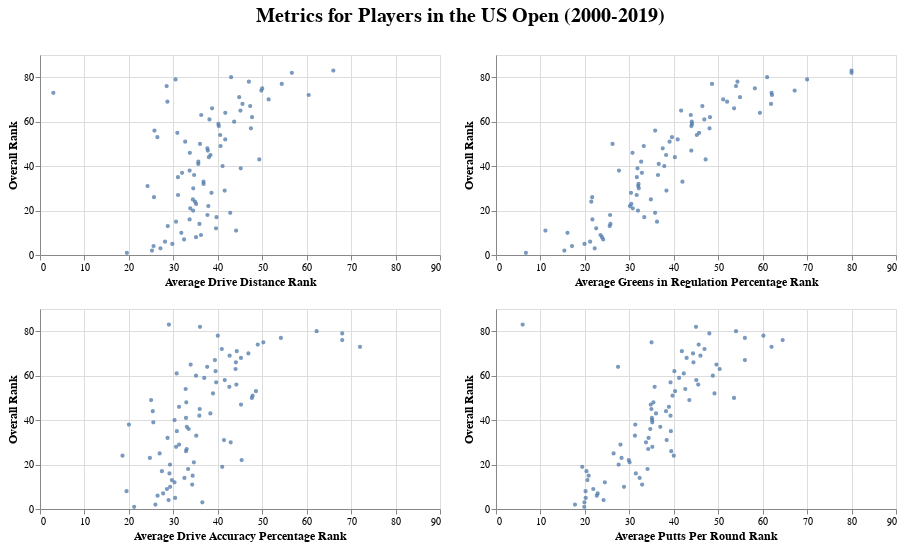

Notebook code cell kept with this figure:
### Markdown cell above
The data is quite noisy so I will visualize the average rank of metrics for each overall rank.

### Code cell
plot_1 = alt.Chart(df.groupby('rank_score').mean().reset_index()).mark_point(size = 5, opacity = 0.75).encode(
    alt.X('rank_drive_dist', axis = alt.Axis(title = 'Average Drive Distance Rank', labelAngle = 0), scale = alt.Scale(domain =(0, 90))),
    alt.Y('rank_score', axis = alt.Axis(title = 'Overall Rank'), scale = alt.Scale(domain =(0, 90))), 
).properties(width = 400, height = 200)
plot_2 = alt.Chart(df.groupby('rank_score').mean().reset_index()).mark_point(size = 5, opacity = 0.75).encode(
    alt.X('rank_drive_acc_pct', axis = alt.Axis(title = 'Average Drive Accuracy Percentage Rank', labelAngle = 0), scale = alt.Scale(domain =(0, 90))),
    alt.Y('rank_score', axis = alt.Axis(title = 'Overall Rank'), scale = alt.Scale(domain =(0, 90))), 
).properties(width = 400, height = 200)
plot_3 = alt.Chart(df.groupby('rank_score').mean().reset_index()).mark_point(size = 5, opacity = 0.75).encode(
    alt.X('rank_greens_pct', axis = alt.Axis(title = 'Average Greens in Regulation Percentage Rank', labelAngle = 0), scale = alt.Scale(domain =(0, 90))),
    alt.Y('rank_score', axis = alt.Axis(title = 'Overall Rank'), scale = alt.Scale(domain =(0, 90))), 
).properties(width = 400, height = 200)
plot_4 = alt.Chart(df.groupby('rank_score').mean().reset_index()).mark_point(size = 5, opacity = 0.75).encode(
    alt.X('rank_putts', axis = alt.Axis(title = 'Average Putts Per Round Rank'), scale = alt.Scale(domain =(0, 90))),
    alt.Y('rank_score', axis = alt.Axis(title = 'Overall Rank'), scale = alt.Scale(domain =(0, 90))), 
).properties(width = 400, height = 200)

(plot_1 & plot_2 | plot_3 & plot_4).properties(
    title = "Metrics for Players in the US Open (2000-2019)"
).configure_axis(
    labelFontSize = 10, titleFontSize = 12
).configure_title(
    fontSize = 20,
    dx = 250, dy = -25)

### Figure 1 — Vega-Lite specification as saved in the notebook (floating-point values rounded to 4 significant figures)
{"config": {"view": {"continuousWidth": 400, "continuousHeight": 300}, "axis": {"labelFontSize": 10, "titleFontSize": 12}, "title": {"dx": 250, "dy": -25, "fontSize": 20}}, "hconcat": [{"vconcat": [{"data": {"name": "data-99d3cb32ff00b6906678dccf6607e7a7"}, "mark": {"type": "point", "opacity": 0.75, "size": 5}, "encoding": {"x": {"type": "quantitative", "axis": {"labelAngle": 0, "title": "Average Drive Distance Rank"}, "field": "rank_drive_dist", "scale": {"domain": [0, 90]}}, "y": {"type": "quantitative", "axis": {"title": "Overall Rank"}, "field": "rank_score", "scale": {"domain": [0, 90]}}}, "height": 200, "width": 400}, {"data": {"name": "data-99d3cb32ff00b6906678dccf6607e7a7"}, "mark": {"type": "point", "opacity": 0.75, "size": 5}, "encoding": {"x": {"type": "quantitative", "axis": {"labelAngle": 0, "title": "Average Drive Accuracy Percentage Rank"}, "field": "rank_drive_acc_pct", "scale": {"domain": [0, 90]}}, "y": {"type": "quantitative", "axis": {"title": "Overall Rank"}, "field": "rank_score", "scale": {"domain": [0, 90]}}}, "height": 200, "width": 400}]}, {"vconcat": [{"data": {"name": "data-99d3cb32ff00b6906678dccf6607e7a7"}, "mark": {"type": "point", "opacity": 0.75, "size": 5}, "encoding": {"x": {"type": "quantitative", "axis": {"labelAngle": 0, "title": "Average Greens in Regulation Percentage Rank"}, "field": "rank_greens_pct", "scale": {"domain": [0, 90]}}, "y": {"type": "quantitative", "axis": {"title": "Overall Rank"}, "field": "rank_score", "scale": {"domain": [0, 90]}}}, "height": 200, "width": 400}, {"data": {"name": "data-99d3cb32ff00b6906678dccf6607e7a7"}, "mark": {"type": "point", "opacity": 0.75, "size": 5}, "encoding": {"x": {"type": "quantitative", "axis": {"title": "Average Putts Per Round Rank"}, "field": "rank_putts", "scale": {"domain": [0, 90]}}, "y": {"type": "quantitative", "axis": {"title": "Overall Rank"}, "field": "rank_score", "scale": {"domain": [0, 90]}}}, "height": 200, "width": 400}]}], "title": "Metrics for Players in the US Open (2000-2019)", "$schema": "https://vega.github.io/schema/vega-lite/v4.0.2.json", "datasets": {"data-99d3cb32ff00b6906678dccf6607e7a7": [{"rank_score": 1, "year": 2009.0, "score": 65.9, "rank_drive_acc_pct": 21.18, "drive_acc_pct": 66.56, "rank_drive_dist": 19.55, "drive_dist": 301.1, "rank_greens_pct": 6.727, "greens_pct": 68.69, "rank_putts": 19.86, "putts": 29.23}, {"rank_score": 2, "year": 2010.0, "score": 66.65, "rank_drive_acc_pct": 25.97, "drive_acc_pct": 64.57, "rank_drive_dist": 25.19, "drive_dist": 295.4, "rank_greens_pct": 15.39, "greens_pct": 64.88, "rank_putts": 17.77, "putts": 29.28}, {"rank_score": 3, "year": 2010.0, "score": 67.3, "rank_drive_acc_pct": 36.53, "drive_acc_pct": 60.34, "rank_drive_dist": 27.11, "drive_dist": 299.2, "rank_greens_pct": 22.21, "greens_pct": 62.06, "rank_putts": 19.89, "putts": 28.57}, {"rank_score": 4, "year": 2011.0, "score": 67.07, "rank_drive_acc_pct": 28.93, "drive_acc_pct": 64.41, "rank_drive_dist": 25.55, "drive_dist": 297.0, "rank_greens_pct": 17.1, "greens_pct": 63.7, "rank_putts": 24.21, "putts": 29.67}, {"rank_score": 5, "year": 2007.0, "score": 67.33, "rank_drive_acc_pct": 30.41, "drive_acc_pct": 63.31, "rank_drive_dist": 29.77, "drive_dist": 290.2, "rank_greens_pct": 19.91, "greens_pct": 63.38, "rank_putts": 20.18, "putts": 29.22}, {"rank_score": 6, "year": 2009.0, "score": 67.43, "rank_drive_acc_pct": 26.45, "drive_acc_pct": 62.99, "rank_drive_dist": 28.14, "drive_dist": 295.1, "rank_greens_pct": 21.18, "greens_pct": 60.23, "rank_putts": 22.68, "putts": 29.68}, {"rank_score": 7, "year": 2007.0, "score": 67.45, "rank_drive_acc_pct": 27.71, "drive_acc_pct": 63.23, "rank_drive_dist": 32.41, "drive_dist": 295.7, "rank_greens_pct": 24.12, "greens_pct": 61.27, "rank_putts": 22.88, "putts": 29.1}, {"rank_score": 8, "year": 2009.0, "score": 67.71, "rank_drive_acc_pct": 19.47, "drive_acc_pct": 69.17, "rank_drive_dist": 35.11, "drive_dist": 285.2, "rank_greens_pct": 23.84, "greens_pct": 60.45, "rank_putts": 20.16, "putts": 29.13}, {"rank_score": 9, "year": 2011.0, "score": 67.94, "rank_drive_acc_pct": 28.56, "drive_acc_pct": 65.34, "rank_drive_dist": 36.22, "drive_dist": 296.3, "rank_greens_pct": 23.52, "greens_pct": 63.43, "rank_putts": 21.89, "putts": 29.27}, {"rank_score": 10, "year": 2010.0, "score": 67.57, "rank_drive_acc_pct": 29.28, "drive_acc_pct": 59.43, "rank_drive_dist": 31.8, "drive_dist": 288.5, "rank_greens_pct": 16.08, "greens_pct": 63.5, "rank_putts": 28.8, "putts": 30.03}, {"rank_score": 11, "year": 2007.0, "score": 68.07, "rank_drive_acc_pct": 34.25, "drive_acc_pct": 59.15, "rank_drive_dist": 44.12, "drive_dist": 286.7, "rank_greens_pct": 11.12, "greens_pct": 63.71, "rank_putts": 32.88, "putts": 29.81}, {"rank_score": 12, "year": 2009.0, "score": 67.98, "rank_drive_acc_pct": 30.27, "drive_acc_pct": 67.48, "rank_drive_dist": 39.61, "drive_dist": 287.0, "rank_greens_pct": 22.55, "greens_pct": 60.69, "rank_putts": 24.48, "putts": 29.34}, {"rank_score": 13, "year": 2010.0, "score": 67.98, "rank_drive_acc_pct": 29.67, "drive_acc_pct": 61.31, "rank_drive_dist": 28.75, "drive_dist": 298.4, "rank_greens_pct": 25.58, "greens_pct": 60.65, "rank_putts": 20.58, "putts": 29.56}, {"rank_score": 14, "year": 2011.0, "score": 68.5, "rank_drive_acc_pct": 32.5, "drive_acc_pct": 65.51, "rank_drive_dist": 35.88, "drive_dist": 298.6, "rank_greens_pct": 25.75, "greens_pct": 66.15, "rank_putts": 32.31, "putts": 30.31}, {"rank_score": 15, "year": 2009.0, "score": 68.02, "rank_drive_acc_pct": 34.35, "drive_acc_pct": 55.29, "rank_drive_dist": 30.62, "drive_dist": 295.0, "rank_greens_pct": 36.23, "greens_pct": 56.78, "rank_putts": 20.85, "putts": 29.18}, {"rank_score": 16, "year": 2010.0, "score": 68.63, "rank_drive_acc_pct": 29.13, "drive_acc_pct": 67.12, "rank_drive_dist": 33.67, "drive_dist": 290.8, "rank_greens_pct": 21.69, "greens_pct": 60.54, "rank_putts": 31.46, "putts": 29.48}, {"rank_score": 17, "year": 2010.0, "score": 67.92, "rank_drive_acc_pct": 27.43, "drive_acc_pct": 62.88, "rank_drive_dist": 39.71, "drive_dist": 289.3, "rank_greens_pct": 33.36, "greens_pct": 57.04, "rank_putts": 20.36, "putts": 29.66}, {"rank_score": 18, "year": 2010.0, "score": 68.34, "rank_drive_acc_pct": 33.32, "drive_acc_pct": 64.29, "rank_drive_dist": 37.68, "drive_dist": 287.5, "rank_greens_pct": 25.68, "greens_pct": 63.67, "rank_putts": 34.1, "putts": 30.52}, {"rank_score": 19, "year": 2005.0, "score": 68.54, "rank_drive_acc_pct": 41.0, "drive_acc_pct": 59.64, "rank_drive_dist": 42.8, "drive_dist": 290.1, "rank_greens_pct": 35.8, "greens_pct": 60.56, "rank_putts": 19.4, "putts": 28.9}, {"rank_score": 20, "year": 2008.0, "score": 68.25, "rank_drive_acc_pct": 29.25, "drive_acc_pct": 59.55, "rank_drive_dist": 34.45, "drive_dist": 294.3, "rank_greens_pct": 31.95, "greens_pct": 58.27, "rank_putts": 27.6, "putts": 29.94}, {"rank_score": 21, "year": 2013.0, "score": 68.69, "rank_drive_acc_pct": 34.61, "drive_acc_pct": 60.83, "rank_drive_dist": 33.81, "drive_dist": 293.8, "rank_greens_pct": 30.77, "greens_pct": 59.95, "rank_putts": 30.06, "putts": 29.54}, {"rank_score": 22, "year": 2006.0, "score": 69.04, "rank_drive_acc_pct": 45.38, "drive_acc_pct": 62.28, "rank_drive_dist": 37.88, "drive_dist": 288.0, "rank_greens_pct": 30.12, "greens_pct": 55.38, "rank_putts": 29.88, "putts": 29.16}, {"rank_score": 23, "year": 2011.0, "score": 68.83, "rank_drive_acc_pct": 24.73, "drive_acc_pct": 65.58, "rank_drive_dist": 35.12, "drive_dist": 289.5, "rank_greens_pct": 30.45, "greens_pct": 60.63, "rank_putts": 28.25, "putts": 29.86}, {"rank_score": 24, "year": 2002.0, "score": 68.44, "rank_drive_acc_pct": 18.56, "drive_acc_pct": 65.74, "rank_drive_dist": 34.88, "drive_dist": 284.2, "rank_greens_pct": 21.44, "greens_pct": 58.33, "rank_putts": 40.0, "putts": 30.02}, {"rank_score": 25, "year": 2018.0, "score": 68.57, "rank_drive_acc_pct": 26.92, "drive_acc_pct": 76.24, "rank_drive_dist": 34.38, "drive_dist": 301.2, "rank_greens_pct": 34.85, "greens_pct": 59.61, "rank_putts": 26.46, "putts": 30.62}, {"rank_score": 26, "year": 2008.0, "score": 68.89, "rank_drive_acc_pct": 32.86, "drive_acc_pct": 55.36, "rank_drive_dist": 25.64, "drive_dist": 297.4, "rank_greens_pct": 21.64, "greens_pct": 59.23, "rank_putts": 39.43, "putts": 30.93}, {"rank_score": 27, "year": 2011.0, "score": 69.13, "rank_drive_acc_pct": 33.0, "drive_acc_pct": 69.92, "rank_drive_dist": 31.06, "drive_dist": 297.0, "rank_greens_pct": 31.66, "greens_pct": 64.02, "rank_putts": 34.25, "putts": 30.67}, {"rank_score": 28, "year": 2010.0, "score": 68.73, "rank_drive_acc_pct": 30.62, "drive_acc_pct": 62.01, "rank_drive_dist": 38.59, "drive_dist": 290.4, "rank_greens_pct": 30.38, "greens_pct": 59.72, "rank_putts": 35.17, "putts": 29.84}, {"rank_score": 29, "year": 2010.0, "score": 69.25, "rank_drive_acc_pct": 31.3, "drive_acc_pct": 57.32, "rank_drive_dist": 41.55, "drive_dist": 287.2, "rank_greens_pct": 38.35, "greens_pct": 55.0, "rank_putts": 28.0, "putts": 29.14}, {"rank_score": 30, "year": 2005.0, "score": 69.11, "rank_drive_acc_pct": 42.9, "drive_acc_pct": 57.37, "rank_drive_dist": 34.48, "drive_dist": 289.8, "rank_greens_pct": 32.13, "greens_pct": 59.18, "rank_putts": 33.74, "putts": 30.02}, {"rank_score": 31, "year": 2004.0, "score": 69.09, "rank_drive_acc_pct": 41.4, "drive_acc_pct": 47.5, "rank_drive_dist": 24.2, "drive_dist": 301.6, "rank_greens_pct": 32.0, "greens_pct": 51.94, "rank_putts": 38.4, "putts": 30.2}, {"rank_score": 32, "year": 2011.0, "score": 69.29, "rank_drive_acc_pct": 28.7, "drive_acc_pct": 64.7, "rank_drive_dist": 36.8, "drive_dist": 289.8, "rank_greens_pct": 32.07, "greens_pct": 59.07, "rank_putts": 34.33, "putts": 30.22}, {"rank_score": 33, "year": 2007.0, "score": 69.28, "rank_drive_acc_pct": 35.16, "drive_acc_pct": 59.77, "rank_drive_dist": 36.79, "drive_dist": 290.2, "rank_greens_pct": 41.95, "greens_pct": 53.22, "rank_putts": 31.26, "putts": 29.58}, {"rank_score": 35, "year": 2013.0, "score": 69.72, "rank_drive_acc_pct": 30.79, "drive_acc_pct": 68.35, "rank_drive_dist": 31.03, "drive_dist": 296.5, "rank_greens_pct": 31.69, "greens_pct": 62.36, "rank_putts": 39.34, "putts": 29.66}, {"rank_score": 36, "year": 2009.0, "score": 69.36, "rank_drive_acc_pct": 33.45, "drive_acc_pct": 60.6, "rank_drive_dist": 34.68, "drive_dist": 292.1, "rank_greens_pct": 36.45, "greens_pct": 56.81, "rank_putts": 34.71, "putts": 30.31}, {"rank_score": 37, "year": 2006.0, "score": 69.37, "rank_drive_acc_pct": 33.03, "drive_acc_pct": 61.89, "rank_drive_dist": 31.97, "drive_dist": 278.6, "rank_greens_pct": 32.83, "greens_pct": 55.55, "rank_putts": 36.97, "putts": 30.21}, {"rank_score": 38, "year": 2012.0, "score": 69.03, "rank_drive_acc_pct": 20.0, "drive_acc_pct": 52.98, "rank_drive_dist": 33.67, "drive_dist": 281.0, "rank_greens_pct": 27.67, "greens_pct": 55.56, "rank_putts": 31.33, "putts": 29.25}, {"rank_score": 39, "year": 2013.0, "score": 69.48, "rank_drive_acc_pct": 25.5, "drive_acc_pct": 69.94, "rank_drive_dist": 45.17, "drive_dist": 298.6, "rank_greens_pct": 31.83, "greens_pct": 68.98, "rank_putts": 35.17, "putts": 31.04}, {"rank_score": 40, "year": 2007.0, "score": 69.54, "rank_drive_acc_pct": 30.28, "drive_acc_pct": 60.56, "rank_drive_dist": 41.08, "drive_dist": 286.3, "rank_greens_pct": 37.86, "greens_pct": 53.97, "rank_putts": 35.14, "putts": 29.99}, {"rank_score": 41, "year": 2014.0, "score": 69.15, "rank_drive_acc_pct": 32.85, "drive_acc_pct": 61.13, "rank_drive_dist": 35.62, "drive_dist": 290.6, "rank_greens_pct": 36.62, "greens_pct": 56.84, "rank_putts": 35.08, "putts": 30.38}, {"rank_score": 42, "year": 2009.0, "score": 69.59, "rank_drive_acc_pct": 35.85, "drive_acc_pct": 60.91, "rank_drive_dist": 35.63, "drive_dist": 298.3, "rank_greens_pct": 32.67, "greens_pct": 61.73, "rank_putts": 39.26, "putts": 30.56}, {"rank_score": 43, "year": 2019.0, "score": 70.28, "rank_drive_acc_pct": 38.33, "drive_acc_pct": 67.26, "rank_drive_dist": 49.33, "drive_dist": 294.8, "rank_greens_pct": 47.17, "greens_pct": 56.48, "rank_putts": 36.0, "putts": 28.04}, {"rank_score": 44, "year": 2002.0, "score": 69.42, "rank_drive_acc_pct": 25.38, "drive_acc_pct": 65.62, "rank_drive_dist": 38.0, "drive_dist": 288.0, "rank_greens_pct": 40.25, "greens_pct": 57.47, "rank_putts": 38.25, "putts": 29.78}, {"rank_score": 45, "year": 2010.0, "score": 69.63, "rank_drive_acc_pct": 35.94, "drive_acc_pct": 61.47, "rank_drive_dist": 38.36, "drive_dist": 286.6, "rank_greens_pct": 38.27, "greens_pct": 57.62, "rank_putts": 34.97, "putts": 30.66}, {"rank_score": 46, "year": 2011.0, "score": 70.06, "rank_drive_acc_pct": 31.29, "drive_acc_pct": 65.56, "rank_drive_dist": 33.71, "drive_dist": 291.1, "rank_greens_pct": 30.71, "greens_pct": 61.24, "rank_putts": 38.9, "putts": 30.48}, {"rank_score": 47, "year": 2010.0, "score": 70.36, "rank_drive_acc_pct": 45.24, "drive_acc_pct": 61.24, "rank_drive_dist": 37.76, "drive_dist": 284.7, "rank_greens_pct": 43.94, "greens_pct": 54.17, "rank_putts": 34.82, "putts": 29.79}, {"rank_score": 48, "year": 2009.0, "score": 69.68, "rank_drive_acc_pct": 32.91, "drive_acc_pct": 60.15, "rank_drive_dist": 37.66, "drive_dist": 292.9, "rank_greens_pct": 37.51, "greens_pct": 55.91, "rank_putts": 35.43, "putts": 30.54}, {"rank_score": 49, "year": 2013.0, "score": 69.81, "rank_drive_acc_pct": 25.0, "drive_acc_pct": 65.18, "rank_drive_dist": 40.62, "drive_dist": 294.0, "rank_greens_pct": 33.25, "greens_pct": 57.98, "rank_putts": 43.5, "putts": 29.72}, {"rank_score": 50, "year": 2010.0, "score": 70.33, "rank_drive_acc_pct": 47.67, "drive_acc_pct": 63.69, "rank_drive_dist": 36.0, "drive_dist": 290.4, "rank_greens_pct": 26.22, "greens_pct": 63.58, "rank_putts": 53.56, "putts": 31.53}, {"rank_score": 51, "year": 2009.0, "score": 70.05, "rank_drive_acc_pct": 47.83, "drive_acc_pct": 50.5, "rank_drive_dist": 32.67, "drive_dist": 288.3, "rank_greens_pct": 39.06, "greens_pct": 55.4, "rank_putts": 39.72, "putts": 30.46}, {"rank_score": 52, "year": 2008.0, "score": 70.05, "rank_drive_acc_pct": 38.92, "drive_acc_pct": 62.14, "rank_drive_dist": 41.68, "drive_dist": 292.4, "rank_greens_pct": 40.88, "greens_pct": 56.89, "rank_putts": 49.16, "putts": 30.09}, {"rank_score": 53, "year": 2007.0, "score": 70.46, "rank_drive_acc_pct": 48.59, "drive_acc_pct": 57.04, "rank_drive_dist": 26.41, "drive_dist": 294.9, "rank_greens_pct": 39.59, "greens_pct": 57.19, "rank_putts": 40.29, "putts": 30.34}, {"rank_score": 54, "year": 2011.0, "score": 70.36, "rank_drive_acc_pct": 32.77, "drive_acc_pct": 65.5, "rank_drive_dist": 40.55, "drive_dist": 286.2, "rank_greens_pct": 45.18, "greens_pct": 59.53, "rank_putts": 42.59, "putts": 30.99}, {"rank_score": 55, "year": 2009.0, "score": 70.81, "rank_drive_acc_pct": 42.6, "drive_acc_pct": 57.5, "rank_drive_dist": 30.9, "drive_dist": 298.3, "rank_greens_pct": 45.7, "greens_pct": 56.53, "rank_putts": 35.7, "putts": 30.48}, {"rank_score": 56, "year": 2013.0, "score": 70.11, "rank_drive_acc_pct": 44.19, "drive_acc_pct": 60.05, "rank_drive_dist": 25.75, "drive_dist": 296.3, "rank_greens_pct": 35.81, "greens_pct": 56.77, "rank_putts": 45.5, "putts": 31.06}, {"rank_score": 57, "year": 2006.0, "score": 70.27, "rank_drive_acc_pct": 39.64, "drive_acc_pct": 53.73, "rank_drive_dist": 47.45, "drive_dist": 285.9, "rank_greens_pct": 48.05, "greens_pct": 51.77, "rank_putts": 39.27, "putts": 30.28}, {"rank_score": 58, "year": 2013.0, "score": 70.86, "rank_drive_acc_pct": 41.57, "drive_acc_pct": 63.57, "rank_drive_dist": 40.23, "drive_dist": 293.6, "rank_greens_pct": 43.97, "greens_pct": 56.85, "rank_putts": 45.07, "putts": 30.62}, {"rank_score": 59, "year": 2009.0, "score": 70.47, "rank_drive_acc_pct": 36.95, "drive_acc_pct": 54.17, "rank_drive_dist": 40.14, "drive_dist": 282.1, "rank_greens_pct": 44.1, "greens_pct": 52.71, "rank_putts": 41.19, "putts": 30.36}, {"rank_score": 60, "year": 2011.0, "score": 71.6, "rank_drive_acc_pct": 35.11, "drive_acc_pct": 64.94, "rank_drive_dist": 43.68, "drive_dist": 289.6, "rank_greens_pct": 44.05, "greens_pct": 58.33, "rank_putts": 48.79, "putts": 30.87}, {"rank_score": 61, "year": 2007.0, "score": 70.94, "rank_drive_acc_pct": 30.75, "drive_acc_pct": 60.05, "rank_drive_dist": 38.12, "drive_dist": 285.2, "rank_greens_pct": 46.88, "greens_pct": 54.51, "rank_putts": 42.25, "putts": 30.56}, {"rank_score": 62, "year": 2005.0, "score": 70.6, "rank_drive_acc_pct": 39.5, "drive_acc_pct": 58.16, "rank_drive_dist": 47.71, "drive_dist": 281.4, "rank_greens_pct": 48.14, "greens_pct": 51.69, "rank_putts": 40.14, "putts": 30.5}, {"rank_score": 63, "year": 2011.0, "score": 71.39, "rank_drive_acc_pct": 44.0, "drive_acc_pct": 61.61, "rank_drive_dist": 36.28, "drive_dist": 291.3, "rank_greens_pct": 43.83, "greens_pct": 54.32, "rank_putts": 50.33, "putts": 30.86}, {"rank_score": 64, "year": 2013.0, "score": 71.02, "rank_drive_acc_pct": 37.62, "drive_acc_pct": 65.38, "rank_drive_dist": 41.69, "drive_dist": 296.2, "rank_greens_pct": 59.38, "greens_pct": 56.84, "rank_putts": 27.46, "putts": 30.94}, {"rank_score": 65, "year": 2013.0, "score": 71.29, "rank_drive_acc_pct": 33.9, "drive_acc_pct": 62.32, "rank_drive_dist": 45.1, "drive_dist": 289.3, "rank_greens_pct": 41.65, "greens_pct": 56.88, "rank_putts": 49.6, "putts": 30.43}, {"rank_score": 66, "year": 2005.0, "score": 71.22, "rank_drive_acc_pct": 44.07, "drive_acc_pct": 58.8, "rank_drive_dist": 38.71, "drive_dist": 286.6, "rank_greens_pct": 53.57, "greens_pct": 52.58, "rank_putts": 44.43, "putts": 30.45}, {"rank_score": 67, "year": 2011.0, "score": 71.57, "rank_drive_acc_pct": 39.36, "drive_acc_pct": 60.46, "rank_drive_dist": 47.29, "drive_dist": 288.8, "rank_greens_pct": 46.43, "greens_pct": 55.85, "rank_putts": 56.0, "putts": 31.57}, {"rank_score": 68, "year": 2009.0, "score": 72.4, "rank_drive_acc_pct": 45.22, "drive_acc_pct": 55.75, "rank_drive_dist": 45.56, "drive_dist": 284.8, "rank_greens_pct": 61.89, "greens_pct": 51.54, "rank_putts": 42.89, "putts": 30.44}, {"rank_score": 69, "year": 2009.0, "score": 71.29, "rank_drive_acc_pct": 42.67, "drive_acc_pct": 61.31, "rank_drive_dist": 28.67, "drive_dist": 298.2, "rank_greens_pct": 52.0, "greens_pct": 54.17, "rank_putts": 46.0, "putts": 30.25}, {"rank_score": 70, "year": 2010.0, "score": 71.35, "rank_drive_acc_pct": 46.89, "drive_acc_pct": 60.32, "rank_drive_dist": 51.44, "drive_dist": 283.1, "rank_greens_pct": 51.11, "greens_pct": 53.39, "rank_putts": 44.33, "putts": 30.67}, {"rank_score": 71, "year": 2009.0, "score": 71.39, "rank_drive_acc_pct": 44.27, "drive_acc_pct": 54.55, "rank_drive_dist": 44.82, "drive_dist": 289.6, "rank_greens_pct": 54.91, "greens_pct": 52.65, "rank_putts": 41.82, "putts": 30.07}, {"rank_score": 72, "year": 2013.0, "score": 71.78, "rank_drive_acc_pct": 40.91, "drive_acc_pct": 62.5, "rank_drive_dist": 60.45, "drive_dist": 285.4, "rank_greens_pct": 62.09, "greens_pct": 54.55, "rank_putts": 46.91, "putts": 30.34}, {"rank_score": 73, "year": 2013.0, "score": 72.54, "rank_drive_acc_pct": 72.0, "drive_acc_pct": 48.21, "rank_drive_dist": 3.0, "drive_dist": 309.1, "rank_greens_pct": 62.0, "greens_pct": 55.56, "rank_putts": 62.0, "putts": 32.5}, {"rank_score": 74, "year": 2006.0, "score": 71.49, "rank_drive_acc_pct": 49.0, "drive_acc_pct": 59.28, "rank_drive_dist": 49.8, "drive_dist": 288.0, "rank_greens_pct": 67.2, "greens_pct": 50.7, "rank_putts": 45.6, "putts": 30.27}, {"rank_score": 75, "year": 2008.0, "score": 71.1, "rank_drive_acc_pct": 50.25, "drive_acc_pct": 54.02, "rank_drive_dist": 50.0, "drive_dist": 291.1, "rank_greens_pct": 58.25, "greens_pct": 53.47, "rank_putts": 35.0, "putts": 30.44}, {"rank_score": 76, "year": 2014.0, "score": 72.27, "rank_drive_acc_pct": 68.0, "drive_acc_pct": 58.03, "rank_drive_dist": 28.5, "drive_dist": 298.8, "rank_greens_pct": 54.0, "greens_pct": 52.78, "rank_putts": 64.5, "putts": 30.0}, {"rank_score": 77, "year": 2011.0, "score": 72.48, "rank_drive_acc_pct": 54.2, "drive_acc_pct": 58.93, "rank_drive_dist": 54.4, "drive_dist": 286.5, "rank_greens_pct": 48.6, "greens_pct": 51.39, "rank_putts": 56.0, "putts": 30.2}, {"rank_score": 78, "year": 2008.0, "score": 71.83, "rank_drive_acc_pct": 40.0, "drive_acc_pct": 57.74, "rank_drive_dist": 47.0, "drive_dist": 290.7, "rank_greens_pct": 54.33, "greens_pct": 53.01, "rank_putts": 60.17, "putts": 30.5}, {"rank_score": 79, "year": 2010.0, "score": 73.47, "rank_drive_acc_pct": 68.0, "drive_acc_pct": 55.36, "rank_drive_dist": 30.5, "drive_dist": 297.6, "rank_greens_pct": 70.0, "greens_pct": 47.92, "rank_putts": 48.0, "putts": 29.38}, {"rank_score": 80, "year": 2008.0, "score": 71.94, "rank_drive_acc_pct": 62.25, "drive_acc_pct": 50.45, "rank_drive_dist": 43.0, "drive_dist": 291.0, "rank_greens_pct": 61.0, "greens_pct": 48.61, "rank_putts": 54.0, "putts": 30.5}, {"rank_score": 82, "year": 2008.0, "score": 73.05, "rank_drive_acc_pct": 36.0, "drive_acc_pct": 58.93, "rank_drive_dist": 56.67, "drive_dist": 285.0, "rank_greens_pct": 80.0, "greens_pct": 42.59, "rank_putts": 45.0, "putts": 30.0}, {"rank_score": 83, "year": 2005.0, "score": 72.1, "rank_drive_acc_pct": 29.0, "drive_acc_pct": 55.36, "rank_drive_dist": 66.0, "drive_dist": 285.4, "rank_greens_pct": 80.0, "greens_pct": 41.67, "rank_putts": 6.0, "putts": 28.5}]}}
